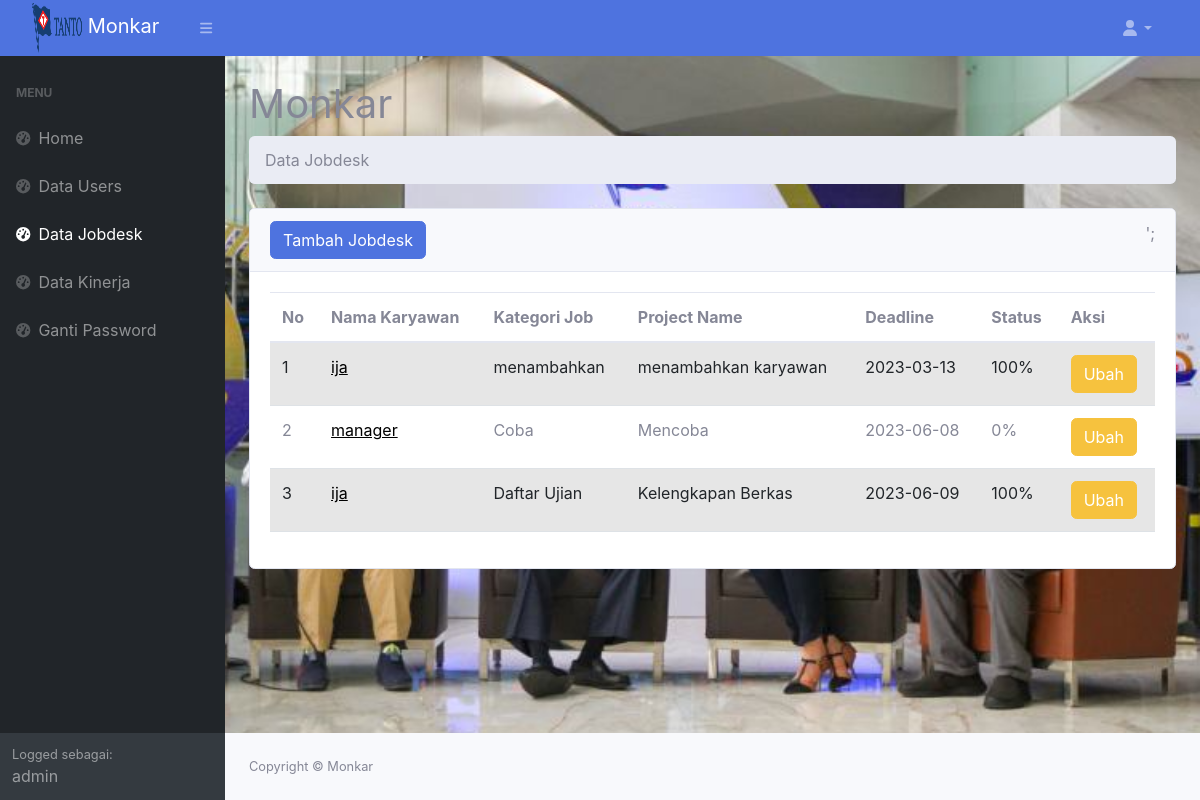
/component/dashboard/data_jobdesk.php (signed in), run on the app's committed database.
### tables this page shows
CREATE TABLE `jobdesk` (
  `id_jobdesk` int(11) NOT NULL,
  `id_karyawan` int(11) NOT NULL,
  `kategori_job` varchar(255) NOT NULL,
  `project_name` varchar(250) NOT NULL,
  `tgl_upload` date NOT NULL,
  `deadline` date NOT NULL,
  `status` int(11) NOT NULL
);

CREATE TABLE `karyawan` (
  `id_karyawan` int(11) NOT NULL,
  `username` varchar(250) NOT NULL,
  `password` varchar(50) NOT NULL,
  `Nama_lengkap` varchar(250) NOT NULL,
  `NIK` int(16) NOT NULL,
  `Jabatan` enum('Admin','Manager','Karyawan') NOT NULL,
  `Jenis_Kelamin` enum('Laki-Laki','Perempuan') NOT NULL
);

### component/dashboard/data_jobdesk.php (the view, shortened to what this page needs)
<?php
require '../database/koneksi.php';
require 'header/header.php';
require 'navbar/navbar_menu.php';
?>
<li class="breadcrumb-item active">Data Jobdesk</li>
</ol>
<div class="card mb-4">
    <div class="card-header d-flex justify-content-between">
        <button type="button" class="btn btn-primary" data-bs-toggle="modal" data-bs-target="#myModal">
            Tambah Jobdesk</button>';
    </div>
    <div class="card-body">
        <?php
        if ($_SESSION['admin'] == True) {
        ?>
            <table class="table table-striped">
                <thead>
                    <tr>
                        <th>No</th>
                        <th>Nama Karyawan</th>
                        <th>Kategori Job</th>
                        <th>Project Name</th>
                        <th>Deadline</th>
                        <th>Status</th>
                        <th>Aksi</th>
                    </tr>
                </thead>
                <tbody>
                    <?php
                    $ambildatajob = mysqli_query($koneksi, "SELECT id_jobdesk, karyawan.id_karyawan,karyawan.Nama_lengkap, kategori_job, project_name, deadline, status FROM jobdesk INNER JOIN karyawan ON jobdesk.id_karyawan=karyawan.id_karyawan");
                    $i = 1;
                    while ($data = mysqli_fetch_array($ambildatajob)) {
                        $idj = $data['id_jobdesk'];
                        $kategori_job = $data['kategori_job'];
                        $nama_karyawan = $data['Nama_lengkap'];
                        $project_name = $data['project_name'];
                        $deadline = $data['deadline'];
                        $status = $data['status'];
                        $id_karyawan = $data['id_karyawan'];
                    ?>
                        <tr>
                            <td><?= $i++; ?></td>
                            <td><a style="text-decoration: underline; color: black;" href="data_jobdesk_karyawan.php?id_karyawan=<?= $id_karyawan ?>&nama_karyawan=<?= $nama_karyawan ?>"><?= $nama_karyawan; ?></a> </td>
                            <td><?= $kategori_job; ?></td>
                            <td><?= $project_name; ?></td>
                            <td><?= $deadline; ?></td>
                            <td><?= $status; ?>%</td>
                            <td>
                                <button type="button" class="btn btn-warning" data-bs-toggle="modal" data-bs-target="#edit<?= $idj; ?>">Ubah</button>
                            </td>
                        </tr>
                <?php
                    }
                }
                ?>
                </tbody>
            </table>
    </div>
</div>
</div>
</main>
<?php
require 'footer/footer.php';
?>
</html>

### component/dashboard/header/header.php (shortened to what this page needs)
<!DOCTYPE html>
<html lang="en">
<head>
    <link href="https://cdn.jsdelivr.net/npm/simple-datatables@latest/dist/style.css" rel="stylesheet" />
    <link href="../../css/styles.css" rel="stylesheet" />
    <link href="../../css/sb-admin-2.min.css" rel="stylesheet">
</head>
<body class="sb-nav-fixed">
    <nav class="sb-topnav navbar navbar-expand navbar-dark bg-primary">
        <a class="navbar-brand ps-3" href="index.php"><img src="../gambar/logo-tanto.png" width="50" height="50">  Monkar</a>
        <button class="btn btn-link btn-sm order-1 order-lg-0 me-4 me-lg-0" id="sidebarToggle" href="#!"><i class="fas fa-bars"></i></button>
        <ul class="navbar-nav ms-auto ms-md-0 me-3 me-lg-4">
            <li class="nav-item dropdown">
                <a class="nav-link dropdown-toggle" id="navbarDropdown" href="#" role="button" data-bs-toggle="dropdown" aria-expanded="false"><i class="fas fa-user fa-fw"></i></a>
            </li>
        </ul>
    </nav>

### component/dashboard/navbar/navbar_menu.php (shortened to what this page needs)
<div id="layoutSidenav">
        <div id="layoutSidenav_nav">
            <nav class="sb-sidenav accordion sb-sidenav-dark" id="sidenavAccordion">
                <div class="sb-sidenav-menu">
                    <div class="nav">
                    <?php if($_SESSION['page'] == "costumer"){
                        ?>
                        <div class="sb-sidenav-menu-heading">Menu</div>
                            <a class="nav-link" href="index.php">
                            <div class="sb-nav-link-icon"><i class="fas fa-tachometer-alt"></i></div>
                            Home
                        </a>
                        <a class="nav-link active" href="data_costumer.php">
                            <div class="sb-nav-link-icon"><i class="fas fa-tachometer-alt"></i></div>
                            Data Users
                        </a>
                        <a class="nav-link" href="data_jobdesk.php">
                            <div class="sb-nav-link-icon"><i class="fas fa-tachometer-alt"></i></div>
                            Data Jobdesk
                        </a>
                        <a class="nav-link" href="data_kinerja.php">
                            <div class="sb-nav-link-icon"><i class="fas fa-tachometer-alt"></i></div>
                            Data Kinerja
                        </a>
                        <a class="nav-link" href="ganti_password.php">
                            <div class="sb-nav-link-icon"><i class="fas fa-tachometer-alt"></i></div>
                            Ganti Password
                        </a>
                        <?php }elseif($_SESSION['page'] == "jobdesk"){
                            ?>
                        <div class="sb-sidenav-menu-heading">Menu</div>
                            <a class="nav-link" href="index.php">
                            <div class="sb-nav-link-icon"><i class="fas fa-tachometer-alt"></i></div>
                            Home
                        </a>
                        <a class="nav-link" href="data_costumer.php">
                            <div class="sb-nav-link-icon"><i class="fas fa-tachometer-alt"></i></div>
                            Data Users
                        </a>
                        <a class="nav-link active" href="data_jobdesk.php">
                            <div class="sb-nav-link-icon"><i class="fas fa-tachometer-alt"></i></div>
                            Data Jobdesk
                        </a>
                        <a class="nav-link" href="data_kinerja.php">
                            <div class="sb-nav-link-icon"><i class="fas fa-tachometer-alt"></i></div>
                            Data Kinerja
                        </a>
                        <a class="nav-link" href="ganti_password.php">
                            <div class="sb-nav-link-icon"><i class="fas fa-tachometer-alt"></i></div>
                            Ganti Password
                        </a>
                        <?php }?>
                    </div>
                </div>
                <div class="sb-sidenav-footer">
                    <div class="small">Logged sebagai:</div>
                    <?php
                    echo $_SESSION['username'];
                    ?>
                </div>
            </nav>
        </div>
        <div id="layoutSidenav_content">
            <main>
                <div class="container-fluid px-4">
                    <h1 class="mt-4">Monkar</h1>
                    <ol class="breadcrumb mb-4">

### component/dashboard/footer/footer.php (shortened to what this page needs)
<footer class="py-4 bg-light mt-auto">
                <div class="container-fluid px-4">
                    <div class="d-flex align-items-center justify-content-between small">
                        <div class="text-muted">Copyright &copy; Monkar</div>
                    </div>
                </div>
            </footer>
        </div>
    </div>
</body>
</html>

### component/dashboard/header/header.php (style rules this page uses)
body { background-image: url('header/bg.jpg'); background-size: cover; background-repeat: no-repeat; }

### data on the page
jobdesk: id_karyawan.Nama_lengkap "ija", kategori_job "menambahkan", project_name "menambahkan karyawan", deadline "2023-03-13", status "100"
jobdesk: id_karyawan.Nama_lengkap "manager", kategori_job "Coba", project_name "Mencoba", deadline "2023-06-08", status "0"
jobdesk: id_karyawan.Nama_lengkap "ija", kategori_job "Daftar Ujian", project_name "Kelengkapan Berkas", deadline "2023-06-09", status "100"

### other printed values
$_SESSION['username'] "admin"
